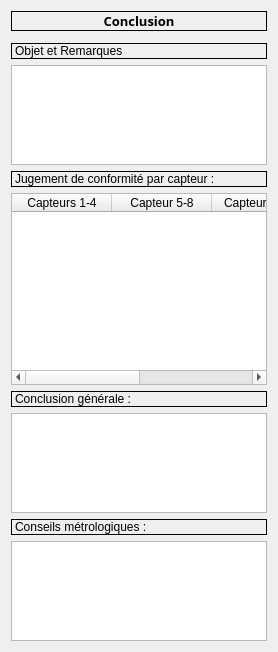
      <widget class="QWidget" name="tab_4">
       <attribute name="title">
        <string>Conformite</string>
       </attribute>
       <layout class="QVBoxLayout" name="verticalLayout_14">
        <item>
         <layout class="QVBoxLayout" name="verticalLayout_9">
          <item>
           <widget class="QLabel" name="label_21">
            <property name="font">
             <font>
              <family>Calibrii</family>
              <pointsize>10</pointsize>
              <weight>75</weight>
              <italic>false</italic>
              <bold>true</bold>
             </font>
            </property>
            <property name="frameShape">
             <enum>QFrame::Box</enum>
            </property>
            <property name="text">
             <string>Conclusion</string>
            </property>
            <property name="alignment">
             <set>Qt::AlignCenter</set>
            </property>
           </widget>
          </item>
          <item>
           <widget class="matplotlibWidget" name="graph_resultat" native="true">
            <property name="sizePolicy">
             <sizepolicy hsizetype="Preferred" vsizetype="Expanding">
              <horstretch>0</horstretch>
              <verstretch>0</verstretch>
             </sizepolicy>
            </property>
            <property name="minimumSize">
             <size>
              <width>0</width>
              <height>0</height>
             </size>
            </property>
           </widget>
          </item>
         </layout>
        </item>
        <item>
         <layout class="QVBoxLayout" name="verticalLayout_10">
          <property name="sizeConstraint">
           <enum>QLayout::SetMinAndMaxSize</enum>
          </property>
          <item>
           <widget class="QLabel" name="label_22">
            <property name="sizePolicy">
             <sizepolicy hsizetype="Preferred" vsizetype="Fixed">
              <horstretch>0</horstretch>
              <verstretch>0</verstretch>
             </sizepolicy>
            </property>
            <property name="frameShape">
             <enum>QFrame::Box</enum>
            </property>
            <property name="text">
             <string>Objet et Remarques</string>
            </property>
           </widget>
          </item>
          <item>
           <widget class="QTextEdit" name="textEdit_objet_remarques">
            <property name="sizePolicy">
             <sizepolicy hsizetype="Expanding" vsizetype="Ignored">
              <horstretch>0</horstretch>
              <verstretch>0</verstretch>
             </sizepolicy>
            </property>
            <property name="minimumSize">
             <size>
              <width>0</width>
              <height>100</height>
             </size>
            </property>
           </widget>
          </item>
         </layout>
        </item>
        <item>
         <layout class="QVBoxLayout" name="verticalLayout_11">
          <property name="sizeConstraint">
           <enum>QLayout::SetNoConstraint</enum>
          </property>
          <item>
           <widget class="QLabel" name="label_23">
            <property name="frameShape">
             <enum>QFrame::Box</enum>
            </property>
            <property name="text">
             <string>Jugement de conformité par capteur :</string>
            </property>
           </widget>
          </item>
          <item>
           <widget class="QTableWidget" name="tableWidget_conf_par_capteur">
            <property name="sizePolicy">
             <sizepolicy hsizetype="Expanding" vsizetype="Expanding">
              <horstretch>0</horstretch>
              <verstretch>0</verstretch>
             </sizepolicy>
            </property>
            <property name="minimumSize">
             <size>
              <width>0</width>
              <height>150</height>
             </size>
            </property>
            <property name="frameShape">
             <enum>QFrame::StyledPanel</enum>
            </property>
            <column>
             <property name="text">
              <string>Capteurs 1-4</string>
             </property>
            </column>
            <column>
             <property name="text">
              <string>Capteur 5-8</string>
             </property>
            </column>
            <column>
             <property name="text">
              <string>Capteurs 9-12</string>
             </property>
            </column>
            <column>
             <property name="text">
              <string>Capteurs &gt;=13</string>
             </property>
            </column>
           </widget>
          </item>
         </layout>
        </item>
        <item>
         <layout class="QVBoxLayout" name="verticalLayout_12">
          <property name="sizeConstraint">
           <enum>QLayout::SetDefaultConstraint</enum>
          </property>
          <item>
           <widget class="QLabel" name="label_24">
            <property name="sizePolicy">
             <sizepolicy hsizetype="Preferred" vsizetype="Fixed">
              <horstretch>0</horstretch>
              <verstretch>0</verstretch>
             </sizepolicy>
            </property>
            <property name="frameShape">
             <enum>QFrame::Box</enum>
            </property>
            <property name="text">
             <string>Conclusion générale :</string>
            </property>
           </widget>
          </item>
          <item>
           <widget class="QTextEdit" name="textEdit_conclusion_generale">
            <property name="sizePolicy">
             <sizepolicy hsizetype="Expanding" vsizetype="Ignored">
              <horstretch>0</horstretch>
              <verstretch>0</verstretch>
             </sizepolicy>
            </property>
            <property name="minimumSize">
             <size>
              <width>0</width>
              <height>100</height>
             </size>
            </property>
           </widget>
          </item>
         </layout>
        </item>
        <item>
         <layout class="QVBoxLayout" name="verticalLayout_13">
          <property name="sizeConstraint">
           <enum>QLayout::SetFixedSize</enum>
          </property>
          <item>
           <widget class="QLabel" name="label_25">
            <property name="sizePolicy">
             <sizepolicy hsizetype="Preferred" vsizetype="Fixed">
              <horstretch>0</horstretch>
              <verstretch>0</verstretch>
             </sizepolicy>
            </property>
            <property name="frameShape">
             <enum>QFrame::Box</enum>
            </property>
            <property name="text">
             <string>Conseils métrologiques :</string>
            </property>
           </widget>
          </item>
          <item>
           <widget class="QTextEdit" name="textEdit_conseils">
            <property name="sizePolicy">
             <sizepolicy hsizetype="Expanding" vsizetype="Ignored">
              <horstretch>0</horstretch>
              <verstretch>0</verstretch>
             </sizepolicy>
            </property>
            <property name="minimumSize">
             <size>
              <width>0</width>
              <height>100</height>
             </size>
            </property>
           </widget>
          </item>
         </layout>
        </item>
       </layout>
      </widget>
